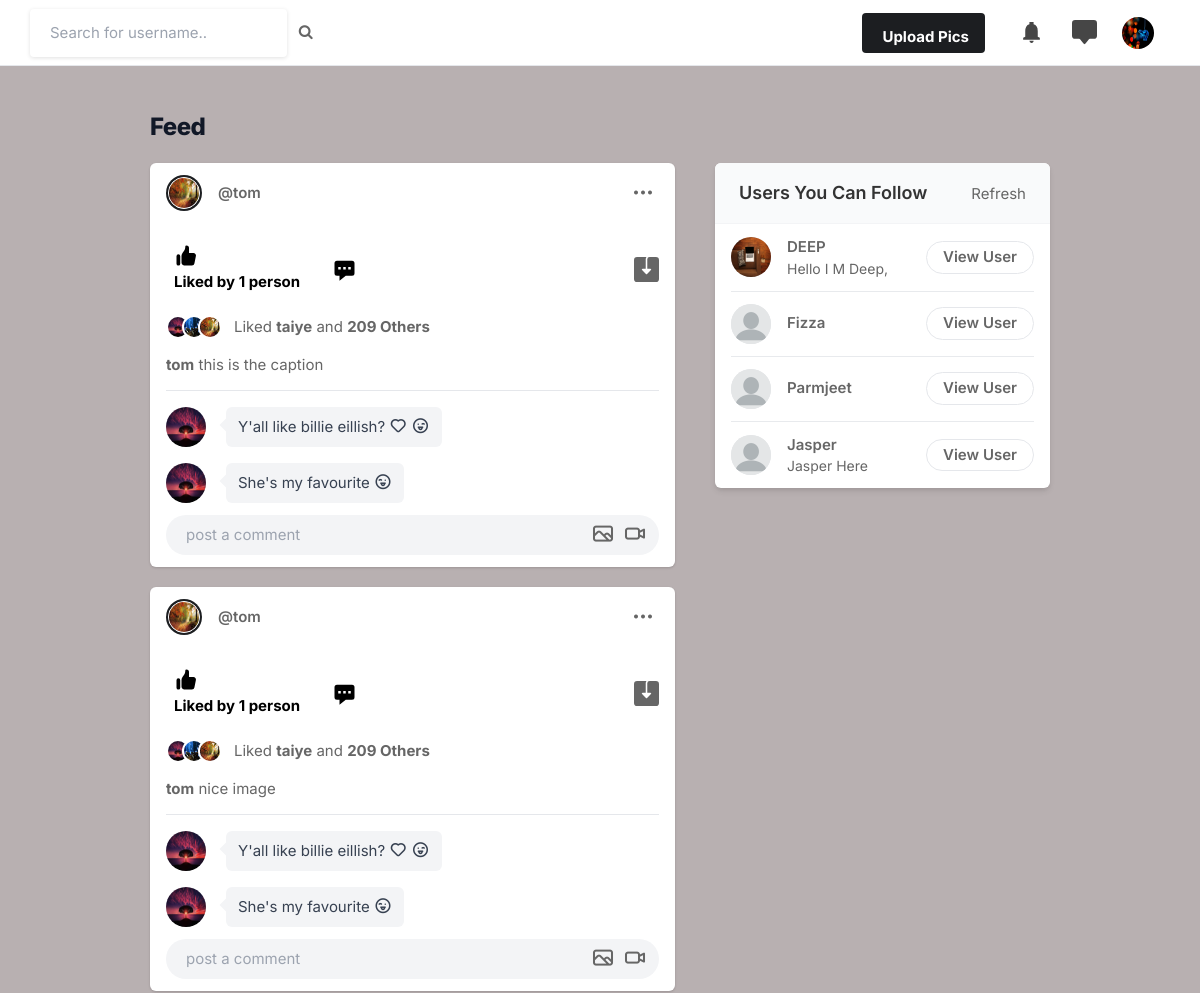
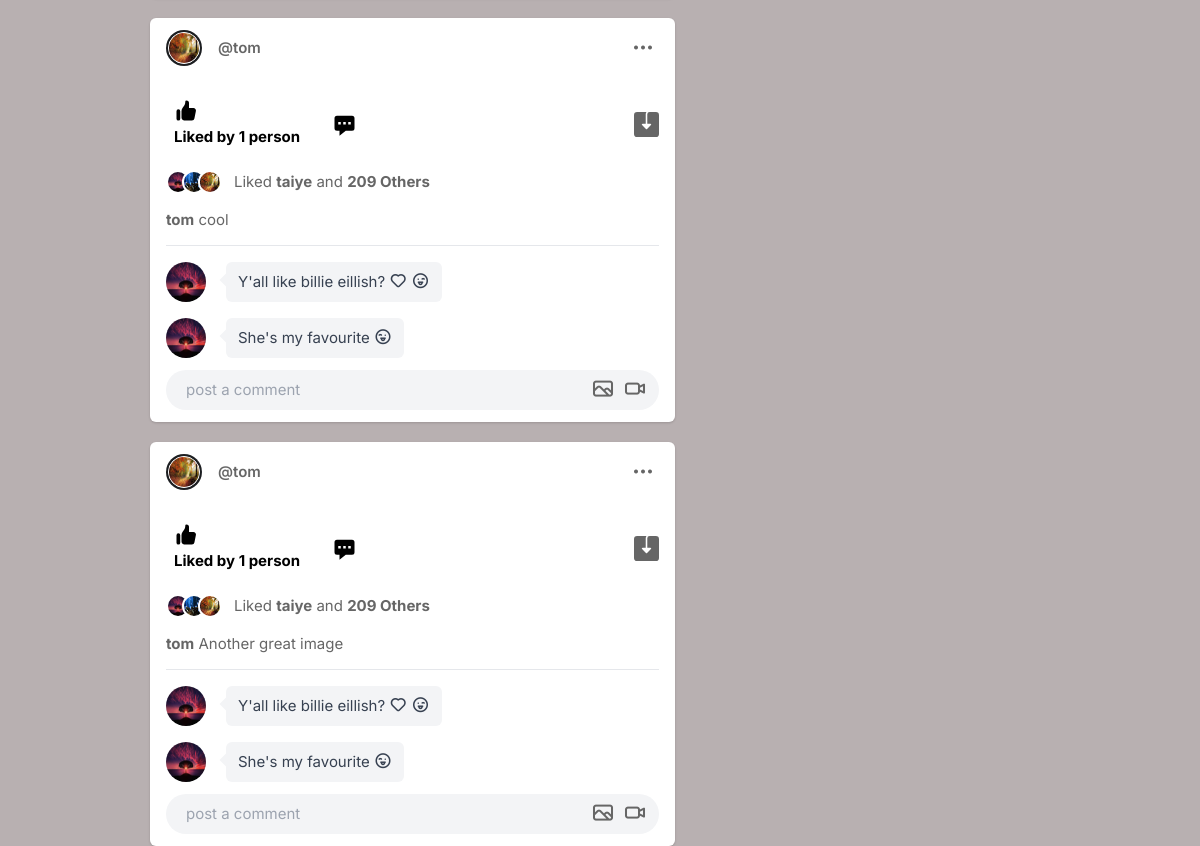
The page / (signed in) on the database its author committed (2 pictures, top to bottom).
### core/models.py (models this page shows, shortened)
class Profile(models.Model):
    user = models.ForeignKey(User, on_delete=models.CASCADE)
    id_user = models.IntegerField()
    bio = models.TextField(blank=True)
    profileimg = models.ImageField(upload_to='profile_images', default='blank-profile-picture.png')
    location = models.CharField(max_length=100, blank=True)

class Post(models.Model):
    id = models.UUIDField(primary_key=True, default=uuid.uuid4)
    user = models.CharField(max_length=100)
    image = models.ImageField(upload_to='post_images')
    caption = models.TextField()
    created_at = models.DateTimeField(default=datetime.now)
    no_of_likes = models.IntegerField(default=0)

### core/views.py (the view)
# urls.py: path('', views.index, name='index'),
@login_required(login_url='signin')
def index(request):
    user_object = User.objects.get(username=request.user.username)
    user_profile = Profile.objects.get(user=user_object)
    user_following_list = []
    feed = []
    user_following = FollowersCount.objects.filter(follower=request.user.username)
    for users in user_following:
        user_following_list.append(users.user)
    for usernames in user_following_list:
        feed_lists = Post.objects.filter(user=usernames)
        feed.append(feed_lists)
    feed_list = list(chain(*feed))
    all_users = User.objects.all()
    user_following_all = []
    for user in user_following:
        user_list = User.objects.get(username=user.user)
        user_following_all.append(user_list)
    new_suggestions_list = [x for x in list(all_users) if (x not in list(user_following_all))]
    current_user = User.objects.filter(username=request.user.username)
    final_suggestions_list = [x for x in list(new_suggestions_list) if ( x not in list(current_user))]
    random.shuffle(final_suggestions_list)
    username_profile = []
    username_profile_list = []
    for users in final_suggestions_list:
        username_profile.append(users.id)
    for ids in username_profile:
        profile_lists = Profile.objects.filter(id_user=ids)
        username_profile_list.append(profile_lists)
    suggestions_username_profile_list = list(chain(*username_profile_list))
    return render(request, 'index.html', {'user_profile': user_profile, 'posts':feed_list, 'suggestions_username_profile_list': suggestions_username_profile_list[:4]})

### templates/index.html (shortened to what this page needs)
{% load static %}
<!DOCTYPE html>
<html lang="en">
<head>
    <link rel="stylesheet" href="{% static 'assets/css/icons.css' %}">
    <link rel="stylesheet" href="{% static 'assets/css/uikit.css' %}">
    <link rel="stylesheet" href="{% static 'assets/css/style.css' %}">
    <link rel="stylesheet" href="{% static 'assets/css/tailwind.css' %}">
    <link rel="stylesheet" href="https://cdnjs.cloudflare.com/ajax/libs/font-awesome/4.7.0/css/font-awesome.min.css">
</head>
<body>
            <header>
                <div class="header_inner">
                    <form action="/search" method="POST">
                    <div class="left-side">
                            <input type="text" name="username" placeholder="Search for username..">&nbsp; &nbsp;
                            <button type="submit"><i class="fa fa-search fa-1x"></i></button>
                    </div>
                    </form>
                    <div class="right-side lg:pr-4">
                        <a href="#"
                            class="bg-pink-500 flex font-bold hidden hover:bg-pink-600 hover:text-white inline-block items-center lg:block max-h-10 mr-4 px-4 py-2 rounded shado text-white">
                              Upload Pics
                        </a>
                        <a href="#" class="header-links-item">
                        </a>
                        <a href="#" class="header-links-item">
                        </a>
                        <a href="#">
                            <img src="{{user_profile.profileimg.url}}" class="header-avatar" alt="">
                        </a>
                    </div>
                </div>
            </header>
            <div class="container m-auto">
                <h1 class="lg:text-2xl text-lg font-extrabold leading-none text-gray-900 tracking-tight mb-5"> Feed </h1>
                <div class="lg:flex justify-center lg:space-x-10 lg:space-y-0 space-y-5">
                    <div class="space-y-5 flex-shrink-0 lg:w-7/12">
                        {% for post in posts reversed %}
                        <div class="bg-white shadow rounded-md  -mx-2 lg:mx-0">
                            <div class="flex justify-between items-center px-4 py-3">
                                <div class="flex flex-1 items-center space-x-4">
                                    <a href="#">
                                        <div class="bg-gradient-to-tr from-yellow-600 to-pink-600 p-0.5 rounded-full">
                                            <img src="{% static 'assets/images/avatars/avatar-2.jpg' %}" class="bg-gray-200 border border-white rounded-full w-8 h-8">
                                        </div>
                                    </a>
                                    <span class="block font-semibold "><a href="/profile/{{post.user}}">@{{post.user}}</a></span>
                                </div>
                              <div>
                                <a href="#"> <i class="icon-feather-more-horizontal text-2xl hover:bg-gray-200 rounded-full p-2 transition -mr-1 "></i> </a>
                              </div>
                            </div>
                            <div class="py-3 px-4 space-y-3">
                                <div class="flex space-x-4 lg:font-bold">
                                    <a href="/like-post?post_id={{post.id}}" class="flex items-center space-x-2">
                                        <div class="p-2 rounded-full text-black">
                                            {% if post.no_of_likes == 0 %}
                                            <p>No likes</p>
                                            {% elif post.no_of_likes == 1 %}
                                            <p>Liked by {{post.no_of_likes}} person</p>
                                            {% else %}
                                            <p>Liked by {{post.no_of_likes}} people</p>
                                            {% endif %}
                                        </div>
                                    </a>
                                    <a href="#" class="flex items-center space-x-2">
                                        <div class="p-2 rounded-full text-black">
                                            <svg xmlns="http://www.w3.org/2000/svg" viewBox="0 0 20 20" fill="currentColor" width="25" height="25" class="">
                                                <path fill-rule="evenodd" d="M18 5v8a2 2 0 01-2 2h-5l-5 4v-4H4a2 2 0 01-2-2V5a2 2 0 012-2h12a2 2 0 012 2zM7 8H5v2h2V8zm2 0h2v2H9V8zm6 0h-2v2h2V8z" clip-rule="evenodd" />
                                            </svg>
                                        </div>
                                    </a>
                                    <a href="{{post.image.url}}" class="flex items-center space-x-2 flex-1 justify-end" download>
                                    </a>
                                </div>
                                <div class="flex items-center space-x-3">
                                    <div class="flex items-center">
                                        <img src="{% static 'assets/images/avatars/avatar-1.jpg' %}" alt="" class="w-6 h-6 rounded-full border-2 border-white ">
                                        <img src="{% static 'assets/images/avatars/avatar-4.jpg' %}" alt="" class="w-6 h-6 rounded-full border-2 border-white  -ml-2">
                                        <img src="{% static 'assets/images/avatars/avatar-2.jpg' %}" alt="" class="w-6 h-6 rounded-full border-2 border-white  -ml-2">
                                    </div>
                                    <div class="">
                                        Liked <strong> taiye</strong> and <strong> 209 Others </strong>
                                    </div>
                                </div>
                                <p>
                                    <a href="/profile/{{post.user}}"><strong>{{post.user}}</strong></a> {{post.caption}}
                                </p>
                                <div class="border-t pt-4 space-y-4 ">
                                    <div class="flex">
                                        <div class="w-10 h-10 rounded-full relative flex-shrink-0">
                                            <img src="{% static 'assets/images/avatars/avatar-1.jpg' %}" alt="" class="absolute h-full rounded-full w-full">
                                        </div>
                                        <div class="text-gray-700 py-2 px-3 rounded-md bg-gray-100 h-full relative lg:ml-5 ml-2 lg:mr-20   ">
                                            <p class="leading-6">Y'all like billie eillish? <urna class="i uil-heart"></urna> <i
                                                    class="uil-grin-tongue-wink"> </i> </p>
                                            <div class="absolute w-3 h-3 top-3 -left-1 bg-gray-100 transform rotate-45 "></div>
                                        </div>
                                    </div>
                                    <div class="flex">
                                        <div class="w-10 h-10 rounded-full relative flex-shrink-0">
                                            <img src="{% static 'assets/images/avatars/avatar-1.jpg' %}" alt="" class="absolute h-full rounded-full w-full">
                                        </div>
                                        <div class="text-gray-700 py-2 px-3 rounded-md bg-gray-100 h-full relative lg:ml-5 ml-2 lg:mr-20   ">
                                            <p class="leading-6">She's my favourite <i class="uil-grin-tongue-wink-alt"></i>
                                            </p>
                                            <div class="absolute w-3 h-3 top-3 -left-1 bg-gray-100 transform rotate-45 "></div>
                                        </div>
                                    </div>
                                </div>
                                <div class="bg-gray-100 bg-gray-100 rounded-full rounded-md relative ">
                                    <input type="text" placeholder="post a comment" class="bg-transparent max-h-10 shadow-none">
                                    <div class="absolute bottom-0 flex h-full items-center right-0 right-3 text-xl space-x-2">
                                        <a href="#"> <i class="uil-image"></i></a>
                                        <a href="#"> <i class="uil-video"></i></a>
                                    </div>
                                </div>
                            </div>
                        </div>
                        {% endfor %}
                    </div>
                    <div class="lg:w-5/12">
                        <div class="bg-white  shadow-md rounded-md overflow-hidden">
                            <div class="bg-gray-50  border-b border-gray-100 flex items-baseline justify-between py-4 px-6 ">
                                <h2 class="font-semibold text-lg">Users You Can Follow</h2>
                                <a href="#"> Refresh</a>
                            </div>
                            <div class="divide-gray-300 divide-gray-50 divide-opacity-50 divide-y px-4 ">
                                {% for suggestion in suggestions_username_profile_list %}
                                <div class="flex items-center justify-between py-3">
                                    <div class="flex flex-1 items-center space-x-4">
                                        <a href="/profile/{{suggestion.user}}">
                                            <img src="{{suggestion.profileimg.url}}" class="bg-gray-200 rounded-full w-10 h-10">
                                        </a>
                                        <div class="flex flex-col">
                                            <span class="block capitalize font-semibold"> {{suggestion.user}} </span>
                                            <span class="block capitalize text-sm"> {{suggestion.bio}} </span>
                                        </div>
                                    </div>
                                    <a href="/profile/{{suggestion.user}}" class="border border-gray-200 font-semibold px-4 py-1 rounded-full hover:bg-pink-600 hover:text-white hover:border-pink-600 "> View User </a>
                                </div>
                                {% endfor %}
                            </div>
                        </div>
                    </div>
                </div>
            </div>
</body>
</html>

### assets/css/style.css (style rules this page uses)
body { background-color: #b8b0b1!important; }
button { vertical-align: middle; }
input { height: 48px; line-height: 48px; padding: 0 20px; outline: none; font-size: 15px; color: #808080; max-width: 100%; width: 100%; -webkit-box-sizing: border-box; box-sizing: border-box; display: block; font-weight: 400; opacity: 1; border-radius: 4px; border: none; -webkit-box-shadow: 0 1px 4px 0px rgba(0, 0, 0, 0.12); box-shadow: 0 1px 4px 0px rgba(0, 0, 0, 0.12); }
input[type="text"], input[type="password"], input[type="email"], input[type="number"] { height: 48px; line-height: 48px; padding: 0 20px; outline: none; font-size: 15px; color: #808080; max-width: 100%; width: 100%; -webkit-box-sizing: border-box; box-sizing: border-box; display: block; font-weight: 400; opacity: 1; border-radius: 4px; border: none; -webkit-box-shadow: 0 1px 4px 0px rgba(0, 0, 0, 0.12); box-shadow: 0 1px 4px 0px rgba(0, 0, 0, 0.12); }
input { -webkit-transition: all 0.1s ease-in-out; transition: all 0.1s ease-in-out; }
::placeholder { color: #808080; opacity: 1; }
button { border: none; margin: 0; padding: 0; width: auto; overflow: visible; background: transparent; color: inherit; font: inherit; line-height: normal; cursor: pointer; }
a { color: #be185d; -webkit-transition: 0.3s; transition: 0.3s; outline: none !important; }
button { outline: none !important; }
img { max-width: 100%; }
body { color: #666; font-size: 15px; line-height: 27px; background-color: #f0f2f5; font-family: "Inter", sans-serif; text-transform: none; }
body p { font-size: 15px; line-height: 27px; }
h1, h2, h3, h4, h5, h6 { font-family: "Inter", sans-serif; text-transform: none; }
input[type="text"], input[type="password"], input[type="email"] { font-family: "Inter", sans-serif; text-transform: none; }
button, body .pac-container { font-family: "Inter", sans-serif; text-transform: none; }
h1, h2, h3, h4, h5, h6 { color: #333; font-weight: 500; margin: 0; padding: 0; }
h1 { font-size: 32px; }
h2 { font-size: 26px; }
b, strong { font-weight: 700 !important; }
@media (min-width: 1024px) { .container { max-width: 900px !important; padding-top: 45px; } }
header { background-color: #fff; left: 0; right: 0; top: 0; z-index: 99; height: 66px; display: -webkit-box; display: -ms-flexbox; display: flex; -webkit-box-align: center; -ms-flex-align: center; align-items: center; border-bottom: 1px solid #e5e7eb; }
header .header_inner { display: -webkit-box; display: -ms-flexbox; display: flex; -webkit-box-align: center; -ms-flex-align: center; align-items: center; max-width: 1090px; margin: auto; width: 100%; max-width: 100% !important; padding: 0 30px; }
header .header_inner .left-side { display: -webkit-box; display: -ms-flexbox; display: flex; -webkit-box-align: center; -ms-flex-align: center; align-items: center; }
header .header_inner .right-side { display: -webkit-box; display: -ms-flexbox; display: flex; -webkit-box-align: center; -ms-flex-align: center; align-items: center; -webkit-box-pack: end; -ms-flex-pack: end; justify-content: flex-end; margin-left: auto; }
header .header_inner .right-side .header-links-item { padding: 10px; margin-left: 8px; }
header .header_inner .right-side .header-links-item svg { width: 25px; height: 25px; color: #464646; }
header .header_inner .right-side .header-avatar { width: 32px; height: 32px; border-radius: 100%; margin-left: 15px; }
.shadow-none { -webkit-box-shadow: none !important; box-shadow: none !important; }

### rows shown on the page
Profile: profileimg (picture)
Post: user "tom", no_of_likes "1", caption "this is the caption"
Post: user "tom", no_of_likes "1", caption "nice image"
Post: user "tom", no_of_likes "1", caption "cool"
Post: user "tom", no_of_likes "1", caption "Another great image"
Profile: profileimg (picture), user "DEEP", bio "Hello I M Deep,"
Profile: profileimg (placeholder picture), user "Fizza"
Profile: profileimg (placeholder picture), user "Parmjeet"
Profile: profileimg (placeholder picture), user "Jasper", bio "Jasper Here"
